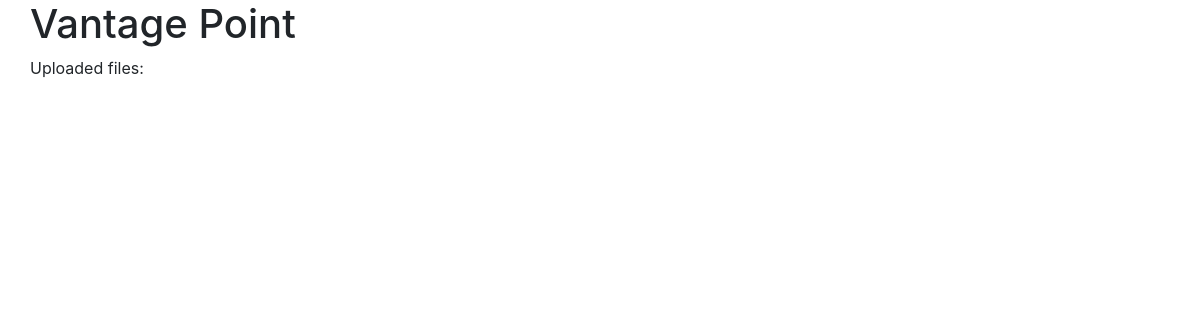
Page /home on the earlier database version.
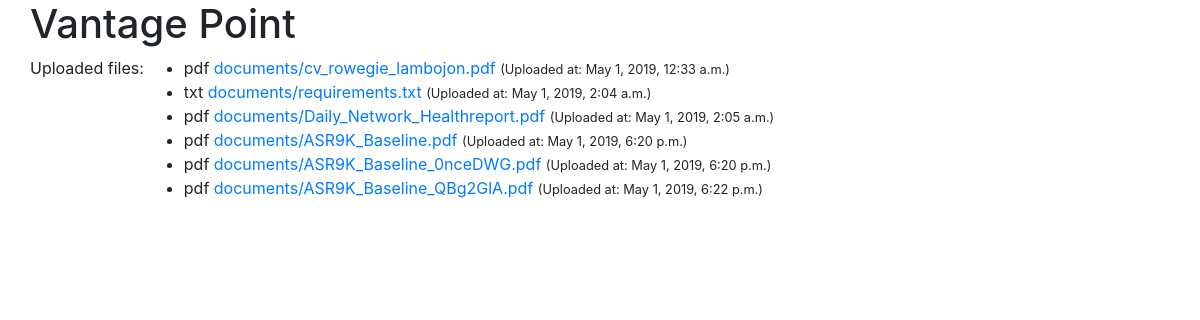
Same page on the later database version.
### api/models.py (models this page shows, shortened)
class FileDirectory(models.Model):
    document = models.FileField(null=True, upload_to='documents/')
    description = models.TextField(null=True, blank=True)
    uploaded_at = models.DateTimeField(null=True, auto_now_add=True)
    def extension(self):
        name, extension = os.path.splitext(self.document.name)
        return str(extension).replace('.', '')

### api/views.py (the view)
# urls.py: path('home', views.home, name='home'),
def home(request):
    documents = FileDirectory.objects.all()
    return render(request, 'api/home.html', { 'documents': documents })

### api/templates/api/home.html
{% extends 'api/index.html' %}
{% load static %}
{% block content %}
    <div class="row">
        <p>Uploaded files:</p>
        <ul>
        {% for obj in documents %}
            <li>
                {{obj.extension}}
                <a href="/add-views?file_id={{obj.id}}" target="_blank">
                    {{ obj.document.name }}
                </a>
                <small>(Uploaded at: {{ obj.uploaded_at }})</small>
            </li>
        {% endfor %}
        </ul>
    </div>
{% endblock %}

### api/templates/api/index.html (shortened to what this page needs)
<!doctype html>
<html lang="en">
  <head>
    <link rel="stylesheet" href="https://stackpath.bootstrapcdn.com/bootstrap/4.3.1/css/bootstrap.min.css">
  </head>
  <body>
    <div class="container" id="vantage_point">
        <div class="row">
            <h1>Vantage Point</h1>
        </div>
        {% block content %}
        {% endblock %}
    </div>
    {% load static %}
  </body>
</html>

Differences in the rows shown:
added FileDirectory: extension "pdf", document.name "documents/cv_rowegie_lambojon.pdf", uploaded_at "May 1, 2019, 12:33 a.m."
added FileDirectory: extension "txt", document.name "documents/requirements.txt", uploaded_at "May 1, 2019, 2:04 a.m."
added FileDirectory: extension "pdf", document.name "documents/Daily_Network_Healthreport.pdf", uploaded_at "May 1, 2019, 2:05 a.m."
added FileDirectory: extension "pdf", document.name "documents/ASR9K_Baseline.pdf", uploaded_at "May 1, 2019, 6:20 p.m."
added FileDirectory: extension "pdf", document.name "documents/ASR9K_Baseline_0nceDWG.pdf", uploaded_at "May 1, 2019, 6:20 p.m."
added FileDirectory: extension "pdf", document.name "documents/ASR9K_Baseline_QBg2GlA.pdf", uploaded_at "May 1, 2019, 6:22 p.m."
